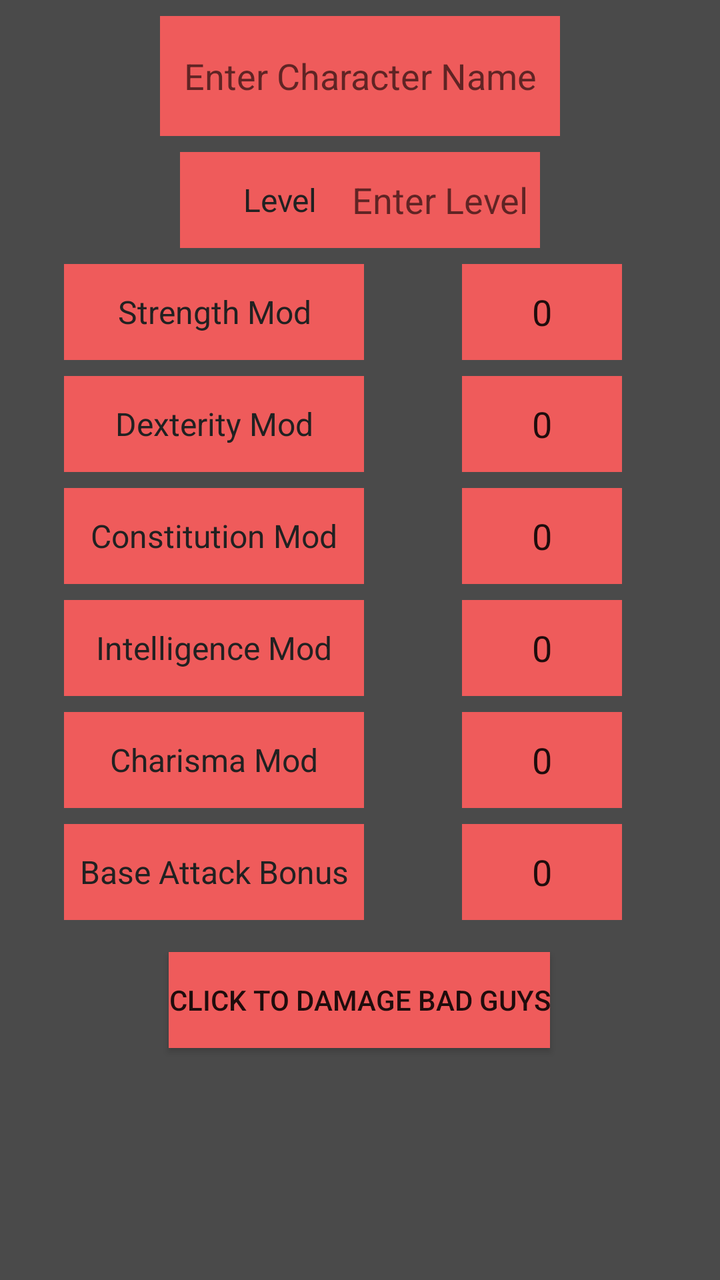
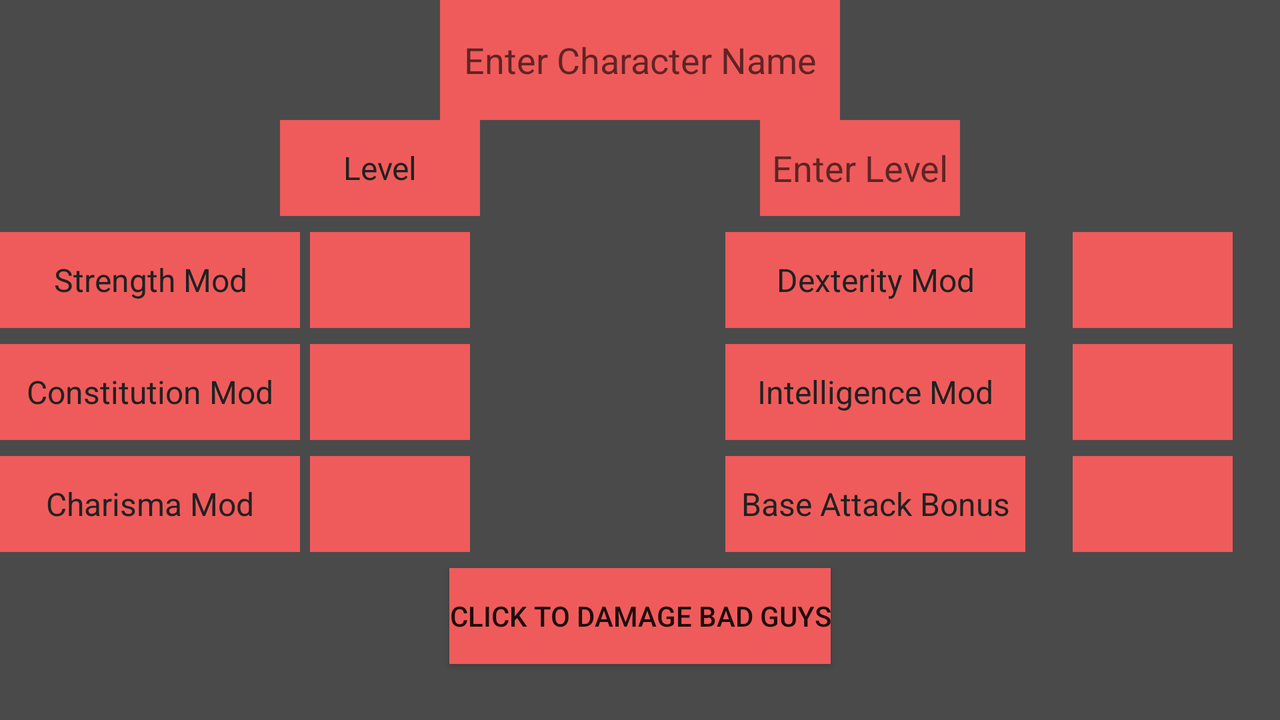

The same Android screen from two of the app's own layout files: first res/layout/ as a phone draws it, then the author's variant for another configuration, drawn on a device whose configuration selects that folder. Both files follow.
<!-- AndroidManifest.xml: application theme Theme.DNDFinalProject -->
<!-- res/layout/activity_main.xml -->
<?xml version="1.0" encoding="utf-8"?>
<androidx.constraintlayout.widget.ConstraintLayout xmlns:android="http://schemas.android.com/apk/res/android"
    xmlns:app="http://schemas.android.com/apk/res-auto"
    xmlns:tools="http://schemas.android.com/tools"
    android:layout_width="match_parent"
    android:layout_height="match_parent"
    tools:context=".MainActivity"
    android:background="@color/grey">

    <TextView
        android:id="@+id/str_textView"
        android:layout_width="150dp"
        android:layout_height="48dp"
        android:layout_marginStart="32dp"
        android:layout_marginTop="8dp"
        android:background="#EF5B5B"
        android:gravity="center"
        android:text="@string/strength_text"
        android:textColor="#212121"
        android:textSize="16sp"
        app:layout_constraintStart_toStartOf="parent"
        app:layout_constraintTop_toBottomOf="@+id/textView_level" />

    <TextView
        android:id="@+id/dex_textView"
        android:layout_width="150dp"
        android:layout_height="48dp"
        android:layout_marginStart="32dp"
        android:layout_marginTop="8dp"
        android:background="#EF5B5B"
        android:gravity="center"
        android:text="@string/dexterity_text"
        android:textColor="#212121"
        android:textSize="16sp"
        app:layout_constraintStart_toStartOf="parent"
        app:layout_constraintTop_toBottomOf="@+id/str_textView" />

    <TextView
        android:id="@+id/con_textView"
        android:layout_width="150dp"
        android:layout_height="48dp"
        android:layout_marginStart="32dp"
        android:layout_marginTop="8dp"
        android:background="#EF5B5B"
        android:gravity="center"
        android:text="@string/constitution_text"
        android:textColor="#212121"
        android:textSize="16sp"
        app:layout_constraintStart_toStartOf="parent"
        app:layout_constraintTop_toBottomOf="@+id/dex_textView" />

    <TextView
        android:id="@+id/int_textView"
        android:layout_width="150dp"
        android:layout_height="48dp"
        android:layout_marginStart="32dp"
        android:layout_marginTop="8dp"
        android:background="#EF5B5B"
        android:gravity="center"
        android:text="@string/intelligence_text"
        android:textColor="#212121"
        android:textSize="16sp"
        app:layout_constraintStart_toStartOf="parent"
        app:layout_constraintTop_toBottomOf="@+id/con_textView" />

    <TextView
        android:id="@+id/cha_textView"
        android:layout_width="150dp"
        android:layout_height="48dp"
        android:layout_marginStart="32dp"
        android:layout_marginTop="8dp"
        android:background="#EF5B5B"
        android:gravity="center"
        android:text="@string/charisma_text"
        android:textColor="#212121"
        android:textSize="16sp"
        app:layout_constraintStart_toStartOf="parent"
        app:layout_constraintTop_toBottomOf="@+id/int_textView" />

    <TextView
        android:id="@+id/bab_textView"
        android:layout_width="150dp"
        android:layout_height="48dp"
        android:layout_marginStart="32dp"
        android:layout_marginTop="8dp"
        android:background="#EF5B5B"
        android:gravity="center"
        android:text="@string/base_attack_bonus_text"
        android:textColor="#212121"
        android:textSize="16sp"
        app:layout_constraintStart_toStartOf="parent"
        app:layout_constraintTop_toBottomOf="@+id/cha_textView" />

    <EditText
        android:id="@+id/editTextCharName"
        android:layout_width="200dp"
        android:layout_height="60dp"
        android:layout_marginTop="8dp"
        android:background="#EF5B5B"
        android:ems="10"
        android:hint="@string/enter_character_name_text"
        android:importantForAutofill="no"
        android:inputType="textPersonName"
        android:textAlignment="center"
        app:layout_constraintEnd_toEndOf="parent"
        app:layout_constraintStart_toStartOf="parent"
        app:layout_constraintTop_toTopOf="parent"
        tools:ignore="TouchTargetSizeCheck,TextContrastCheck" />

    <TextView
        android:id="@+id/textView_level"
        android:layout_width="100dp"
        android:layout_height="48dp"
        android:layout_marginTop="8dp"
        android:background="#EF5B5B"
        android:gravity="center"
        android:text="@string/level_text"
        android:textColor="#212121"
        android:textSize="16sp"
        app:layout_constraintEnd_toEndOf="@+id/editTextCharName"
        app:layout_constraintStart_toStartOf="parent"
        app:layout_constraintTop_toBottomOf="@+id/editTextCharName" />

    <EditText
        android:id="@+id/editTextCharLevel"
        android:layout_width="100dp"
        android:layout_height="48dp"
        android:layout_marginTop="8dp"
        android:background="#EF5B5B"
        android:ems="10"
        android:hint="@string/enter_level_text"
        android:importantForAutofill="no"
        android:inputType="textPersonName"
        android:textAlignment="center"
        app:layout_constraintEnd_toEndOf="parent"
        app:layout_constraintStart_toStartOf="@+id/editTextCharName"
        app:layout_constraintTop_toBottomOf="@+id/editTextCharName"
        tools:ignore="TextContrastCheck" />

    <EditText
        android:id="@+id/editTextNumber_Str"
        android:layout_width="80dp"
        android:layout_height="48dp"
        android:layout_marginTop="8dp"
        android:background="#EF5B5B"
        android:ems="10"
        android:importantForAutofill="no"
        android:inputType="numberSigned"
        android:text="@string/_0"
        android:textAlignment="center"
        app:layout_constraintEnd_toEndOf="parent"
        app:layout_constraintStart_toEndOf="@+id/str_textView"
        app:layout_constraintTop_toBottomOf="@+id/editTextCharLevel"
        tools:ignore="SpeakableTextPresentCheck" />

    <EditText
        android:id="@+id/editTextNumber_Dex"
        android:layout_width="80dp"
        android:layout_height="48dp"
        android:layout_marginTop="8dp"
        android:background="#EF5B5B"
        android:ems="10"
        android:importantForAutofill="no"
        android:inputType="numberSigned"
        android:textAlignment="center"
        android:text="@string/_0"
        app:layout_constraintEnd_toEndOf="parent"
        app:layout_constraintStart_toEndOf="@+id/dex_textView"
        app:layout_constraintTop_toBottomOf="@+id/editTextNumber_Str"
        tools:ignore="SpeakableTextPresentCheck" />

    <EditText
        android:id="@+id/editTextNumber_Con"
        android:layout_width="80dp"
        android:layout_height="48dp"
        android:layout_marginTop="8dp"
        android:background="#EF5B5B"
        android:ems="10"
        android:importantForAutofill="no"
        android:inputType="numberSigned"
        android:textAlignment="center"
        android:text="@string/_0"
        app:layout_constraintEnd_toEndOf="parent"
        app:layout_constraintStart_toEndOf="@+id/con_textView"
        app:layout_constraintTop_toBottomOf="@+id/editTextNumber_Dex"
        tools:ignore="SpeakableTextPresentCheck" />

    <EditText
        android:id="@+id/editTextNumber_Int"
        android:layout_width="80dp"
        android:layout_height="48dp"
        android:layout_marginTop="8dp"
        android:background="#EF5B5B"
        android:ems="10"
        android:importantForAutofill="no"
        android:inputType="numberSigned"
        android:textAlignment="center"
        android:text="@string/_0"
        app:layout_constraintEnd_toEndOf="parent"
        app:layout_constraintStart_toEndOf="@+id/int_textView"
        app:layout_constraintTop_toBottomOf="@+id/editTextNumber_Con"
        tools:ignore="SpeakableTextPresentCheck" />

    <EditText
        android:id="@+id/editTextNumber_Cha"
        android:layout_width="80dp"
        android:layout_height="48dp"
        android:layout_marginTop="8dp"
        android:background="#EF5B5B"
        android:ems="10"
        android:importantForAutofill="no"
        android:inputType="numberSigned"
        android:textAlignment="center"
        android:text="@string/_0"
        app:layout_constraintEnd_toEndOf="parent"
        app:layout_constraintStart_toEndOf="@+id/cha_textView"
        app:layout_constraintTop_toBottomOf="@+id/editTextNumber_Int"
        tools:ignore="SpeakableTextPresentCheck" />

    <EditText
        android:id="@+id/editTextNumber_BAB"
        android:layout_width="80dp"
        android:layout_height="48dp"
        android:layout_marginTop="8dp"
        android:background="#EF5B5B"
        android:ems="10"
        android:importantForAutofill="no"
        android:inputType="numberSigned"
        android:textAlignment="center"
        android:text="@string/_0"
        app:layout_constraintEnd_toEndOf="parent"
        app:layout_constraintStart_toEndOf="@+id/bab_textView"
        app:layout_constraintTop_toBottomOf="@+id/editTextNumber_Cha"
        tools:ignore="SpeakableTextPresentCheck" />

    <Button
        android:id="@+id/button_Proceed"
        android:layout_width="wrap_content"
        android:layout_height="wrap_content"
        android:layout_marginTop="16dp"
        android:background="#EF5B5B"
        android:text="@string/click_to_damage_bad_guys"
        android:onClick="toCalculation"
        app:layout_constraintEnd_toEndOf="parent"
        app:layout_constraintHorizontal_bias="0.498"
        app:layout_constraintStart_toStartOf="parent"
        app:layout_constraintTop_toBottomOf="@+id/bab_textView"
        tools:ignore="TextContrastCheck" />

</androidx.constraintlayout.widget.ConstraintLayout>
<!-- resources referenced by this layout -->
<resources>
  <color name="grey">#4A4A4A</color>
  <string name="_0">0</string>
  <string name="base_attack_bonus_text">Base Attack Bonus</string>
  <string name="charisma_text">Charisma Mod</string>
  <string name="click_to_damage_bad_guys">Click To Damage Bad Guys</string>
  <string name="constitution_text">Constitution Mod</string>
  <string name="dexterity_text">Dexterity Mod</string>
  <string name="enter_character_name_text">Enter Character Name</string>
  <string name="enter_level_text">Enter Level</string>
  <string name="intelligence_text">Intelligence Mod</string>
  <string name="level_text">Level</string>
  <string name="strength_text">Strength Mod</string>
  <style name="Theme.DNDFinalProject" parent="Theme.MaterialComponents.DayNight.DarkActionBar">
          
          <item name="colorPrimary">@color/purple_500</item>
          <item name="colorPrimaryVariant">@color/purple_700</item>
          <item name="colorOnPrimary">@color/white</item>
          
          <item name="colorSecondary">@color/teal_200</item>
          <item name="colorSecondaryVariant">@color/teal_700</item>
          <item name="colorOnSecondary">@color/black</item>
          
          <item name="android:statusBarColor" tools:targetApi="l">?attr/colorPrimaryVariant</item>
          
      </style>
  <color name="purple_500">#FF6200EE</color>
  <color name="purple_700">#FF3700B3</color>
  <color name="white">#FFFFFFFF</color>
  <color name="teal_200">#FF03DAC5</color>
  <color name="teal_700">#FF018786</color>
  <color name="black">#FF000000</color>
</resources>
<!-- res/layout-land/activity_main.xml (the author's variant of the layout above) -->
<!-- drawn on the phone turned sideways -->
<?xml version="1.0" encoding="utf-8"?>
<androidx.constraintlayout.widget.ConstraintLayout xmlns:android="http://schemas.android.com/apk/res/android"
    xmlns:app="http://schemas.android.com/apk/res-auto"
    xmlns:tools="http://schemas.android.com/tools"
    android:layout_width="match_parent"
    android:layout_height="match_parent"
    android:background="@color/grey"
    tools:context=".MainActivity">

    <TextView
        android:id="@+id/str_textView"
        android:layout_width="150dp"
        android:layout_height="48dp"
        android:layout_marginTop="8dp"
        android:background="#EF5B5B"
        android:gravity="center"
        android:text="@string/strength_text"
        android:textColor="#212121"
        android:textSize="16sp"
        app:layout_constraintStart_toStartOf="parent"
        app:layout_constraintTop_toBottomOf="@+id/textView_level" />

    <TextView
        android:id="@+id/dex_textView"
        android:layout_width="150dp"
        android:layout_height="48dp"
        android:layout_marginTop="8dp"
        android:background="#EF5B5B"
        android:gravity="center"
        android:text="@string/dexterity_text"
        android:textColor="#212121"
        android:textSize="16sp"
        app:layout_constraintEnd_toEndOf="parent"
        app:layout_constraintStart_toEndOf="@+id/editTextNumber_Str"
        app:layout_constraintTop_toBottomOf="@+id/editTextCharLevel" />

    <TextView
        android:id="@+id/con_textView"
        android:layout_width="150dp"
        android:layout_height="48dp"
        android:layout_marginTop="8dp"
        android:background="#EF5B5B"
        android:gravity="center"
        android:text="@string/constitution_text"
        android:textColor="#212121"
        android:textSize="16sp"
        app:layout_constraintStart_toStartOf="parent"
        app:layout_constraintTop_toBottomOf="@+id/str_textView" />

    <TextView
        android:id="@+id/int_textView"
        android:layout_width="150dp"
        android:layout_height="48dp"
        android:layout_marginTop="8dp"
        android:background="#EF5B5B"
        android:gravity="center"
        android:text="@string/intelligence_text"
        android:textColor="#212121"
        android:textSize="16sp"
        app:layout_constraintEnd_toEndOf="parent"
        app:layout_constraintStart_toEndOf="@+id/editTextNumber_Con"
        app:layout_constraintTop_toBottomOf="@+id/dex_textView" />

    <TextView
        android:id="@+id/cha_textView"
        android:layout_width="150dp"
        android:layout_height="48dp"
        android:layout_marginTop="8dp"
        android:background="#EF5B5B"
        android:gravity="center"
        android:text="@string/charisma_text"
        android:textColor="#212121"
        android:textSize="16sp"
        app:layout_constraintStart_toStartOf="parent"
        app:layout_constraintTop_toBottomOf="@+id/con_textView" />

    <TextView
        android:id="@+id/bab_textView"
        android:layout_width="150dp"
        android:layout_height="48dp"
        android:layout_marginTop="8dp"
        android:background="#EF5B5B"
        android:gravity="center"
        android:text="@string/base_attack_bonus_text"
        android:textColor="#212121"
        android:textSize="16sp"
        app:layout_constraintEnd_toEndOf="parent"
        app:layout_constraintStart_toEndOf="@+id/editTextNumber_Cha"
        app:layout_constraintTop_toBottomOf="@+id/int_textView" />

    <EditText
        android:id="@+id/editTextCharName"
        android:layout_width="200dp"
        android:layout_height="60dp"
        android:background="#EF5B5B"
        android:ems="10"
        android:hint="@string/enter_character_name_text"
        android:importantForAutofill="no"
        android:inputType="textPersonName"
        android:textAlignment="center"
        app:layout_constraintEnd_toEndOf="parent"
        app:layout_constraintStart_toStartOf="parent"
        app:layout_constraintTop_toTopOf="parent"
        tools:ignore="TouchTargetSizeCheck,TextContrastCheck" />

    <TextView
        android:id="@+id/textView_level"
        android:layout_width="100dp"
        android:layout_height="48dp"
        android:background="#EF5B5B"
        android:gravity="center"
        android:text="@string/level_text"
        android:textColor="#212121"
        android:textSize="16sp"
        app:layout_constraintEnd_toStartOf="@+id/editTextCharLevel"
        app:layout_constraintStart_toStartOf="parent"
        app:layout_constraintTop_toBottomOf="@+id/editTextCharName" />

    <EditText
        android:id="@+id/editTextCharLevel"
        android:layout_width="100dp"
        android:layout_height="48dp"
        android:background="#EF5B5B"
        android:ems="10"
        android:hint="@string/enter_level_text"
        android:importantForAutofill="no"
        android:inputType="textPersonName"
        android:textAlignment="center"
        app:layout_constraintEnd_toEndOf="parent"
        app:layout_constraintStart_toStartOf="@+id/editTextCharName"
        app:layout_constraintTop_toBottomOf="@+id/editTextCharName"
        tools:ignore="TextContrastCheck" />

    <EditText
        android:id="@+id/editTextNumber_Str"
        android:layout_width="80dp"
        android:layout_height="48dp"
        android:layout_marginTop="8dp"
        android:background="#EF5B5B"
        android:ems="10"
        android:importantForAutofill="no"
        android:inputType="number"
        android:textAlignment="center"
        app:layout_constraintEnd_toEndOf="@+id/textView_level"
        app:layout_constraintStart_toEndOf="@+id/str_textView"
        app:layout_constraintTop_toBottomOf="@+id/textView_level"
        tools:ignore="SpeakableTextPresentCheck" />

    <EditText
        android:id="@+id/editTextNumber_Dex"
        android:layout_width="80dp"
        android:layout_height="48dp"
        android:layout_marginTop="8dp"
        android:background="#EF5B5B"
        android:ems="10"
        android:importantForAutofill="no"
        android:inputType="number"
        android:textAlignment="center"
        app:layout_constraintEnd_toEndOf="parent"
        app:layout_constraintStart_toEndOf="@+id/dex_textView"
        app:layout_constraintTop_toBottomOf="@+id/editTextCharLevel"
        tools:ignore="SpeakableTextPresentCheck" />

    <EditText
        android:id="@+id/editTextNumber_Con"
        android:layout_width="80dp"
        android:layout_height="48dp"
        android:layout_marginTop="8dp"
        android:background="#EF5B5B"
        android:ems="10"
        android:importantForAutofill="no"
        android:inputType="number"
        android:textAlignment="center"
        app:layout_constraintEnd_toEndOf="@+id/textView_level"
        app:layout_constraintStart_toEndOf="@+id/con_textView"
        app:layout_constraintTop_toBottomOf="@+id/editTextNumber_Str"
        tools:ignore="SpeakableTextPresentCheck" />

    <EditText
        android:id="@+id/editTextNumber_Int"
        android:layout_width="80dp"
        android:layout_height="48dp"
        android:layout_marginTop="8dp"
        android:background="#EF5B5B"
        android:ems="10"
        android:importantForAutofill="no"
        android:inputType="number"
        android:textAlignment="center"
        app:layout_constraintEnd_toEndOf="parent"
        app:layout_constraintStart_toEndOf="@+id/int_textView"
        app:layout_constraintTop_toBottomOf="@+id/editTextNumber_Dex"
        tools:ignore="SpeakableTextPresentCheck" />

    <EditText
        android:id="@+id/editTextNumber_Cha"
        android:layout_width="80dp"
        android:layout_height="48dp"
        android:layout_marginTop="8dp"
        android:background="#EF5B5B"
        android:ems="10"
        android:importantForAutofill="no"
        android:inputType="number"
        android:textAlignment="center"
        app:layout_constraintEnd_toEndOf="@+id/textView_level"
        app:layout_constraintStart_toEndOf="@+id/cha_textView"
        app:layout_constraintTop_toBottomOf="@+id/editTextNumber_Con"
        tools:ignore="SpeakableTextPresentCheck" />

    <EditText
        android:id="@+id/editTextNumber_BAB"
        android:layout_width="80dp"
        android:layout_height="48dp"
        android:layout_marginTop="8dp"
        android:background="#EF5B5B"
        android:ems="10"
        android:importantForAutofill="no"
        android:inputType="number"
        android:textAlignment="center"
        app:layout_constraintEnd_toEndOf="parent"
        app:layout_constraintStart_toEndOf="@+id/bab_textView"
        app:layout_constraintTop_toBottomOf="@+id/editTextNumber_Int"
        tools:ignore="SpeakableTextPresentCheck" />

    <Button
        android:id="@+id/button_Proceed"
        android:layout_width="wrap_content"
        android:layout_height="wrap_content"
        android:layout_marginTop="8dp"
        android:background="#EF5B5B"
        android:onClick="toCalculation"
        android:text="@string/click_to_damage_bad_guys"
        app:layout_constraintEnd_toEndOf="parent"
        app:layout_constraintStart_toStartOf="parent"
        app:layout_constraintTop_toBottomOf="@+id/bab_textView"
        tools:ignore="TextContrastCheck" />

</androidx.constraintlayout.widget.ConstraintLayout>
<!-- resources referenced by the variant -->
<!-- as the phone turned sideways resolves them -->
<resources>
  <color name="grey">#4A4A4A</color>
  <string name="base_attack_bonus_text">Base Attack Bonus</string>
  <string name="charisma_text">Charisma Mod</string>
  <string name="click_to_damage_bad_guys">Click To Damage Bad Guys</string>
  <string name="constitution_text">Constitution Mod</string>
  <string name="dexterity_text">Dexterity Mod</string>
  <string name="enter_character_name_text">Enter Character Name</string>
  <string name="enter_level_text">Enter Level</string>
  <string name="intelligence_text">Intelligence Mod</string>
  <string name="level_text">Level</string>
  <string name="strength_text">Strength Mod</string>
  <style name="Theme.DNDFinalProject" parent="Theme.MaterialComponents.DayNight.DarkActionBar">
          
          <item name="colorPrimary">@color/purple_500</item>
          <item name="colorPrimaryVariant">@color/purple_700</item>
          <item name="colorOnPrimary">@color/white</item>
          
          <item name="colorSecondary">@color/teal_200</item>
          <item name="colorSecondaryVariant">@color/teal_700</item>
          <item name="colorOnSecondary">@color/black</item>
          
          <item name="android:statusBarColor" tools:targetApi="l">?attr/colorPrimaryVariant</item>
          
      </style>
  <color name="purple_500">#FF6200EE</color>
  <color name="purple_700">#FF3700B3</color>
  <color name="white">#FFFFFFFF</color>
  <color name="teal_200">#FF03DAC5</color>
  <color name="teal_700">#FF018786</color>
  <color name="black">#FF000000</color>
</resources>
